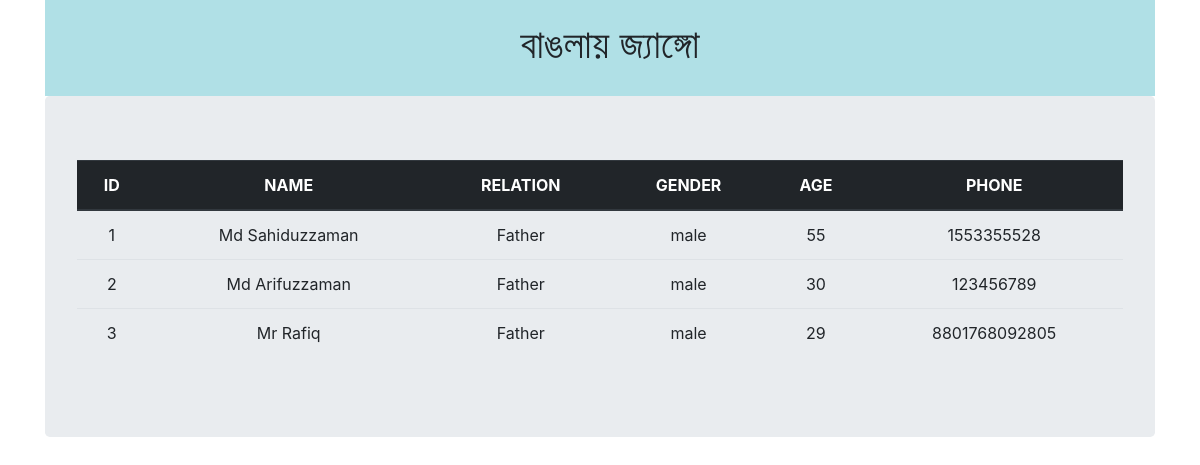
The page /students/guardian-list/ on the database its author committed.
### students_database/models.py (models this page shows, shortened)
class Guardian(models.Model):
    name = models.CharField(max_length=100)
    relation = models.CharField(max_length=100)
    GENDER_CHOICE = (('male', 'Male'), ('female', 'Female'))
    gender = models.CharField(max_length=100, choices=GENDER_CHOICE)
    age = models.IntegerField()
    phone = models.IntegerField(unique=True)

### students_database/views.py (the view)
# urls.py: path('guardian-list/', views.gurdian_list, name='guardian-list'),
def gurdian_list(request):
    all_gurdian = Guardian.objects.all()
    return render(request, 'student/guardian-list.html', {'gurdian_list': all_gurdian})

### templates/student/guardian-list.html
{% extends 'base.html' %}
{% block content %}
    <div class="text-center">
            <table class="table">
                <thead class="thead-dark">
                    <tr>
                        <th >ID</th>
                        <th >NAME</th>
                        <th >RELATION</th>
                        <th >GENDER</th>
                        <th >AGE</th>
                        <th >PHONE</th>
                    </tr>
                </thead>
                <tbody>
                {% for g in gurdian_list %}
                    <tr>
                        <td >{{g.pk}}</td>
                        <td >{{g.name}}</td>
                        <td >{{g.relation}}</td>
                        <td >{{g.gender}}</td>
                        <td >{{g.age}}</td>
                        <td >{{g.phone}}</td>
                    </tr>
                {% endfor %}
                </tbody>
            </table>
    </div>
{% endblock %}

### rows shown on the page
Guardian: pk "1", name "Md Sahiduzzaman", relation "Father", gender "male", age "55", phone "1553355528"
Guardian: pk "2", name "Md Arifuzzaman", relation "Father", gender "male", age "30", phone "123456789"
Guardian: pk "3", name "Mr Rafiq", relation "Father", gender "male", age "29", phone "8801768092805"
